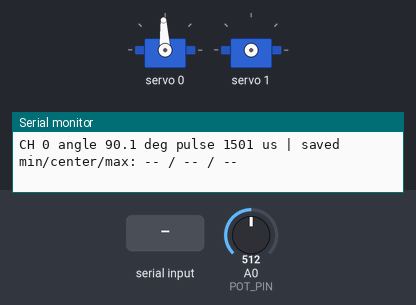
This sketch was run on a simulated Arduino Nano, built with avr-gcc and run on an emulated ATmega328P. Parts: 2 × servo, the last lines printed to the serial monitor. The inputs (shaded band) are chosen by the test bench; at power-on: A0 (POT_PIN) = 512.

Above: at 1.2 s.
1.3 s: A0 (POT_PIN) set to 170
At 2.8 s:
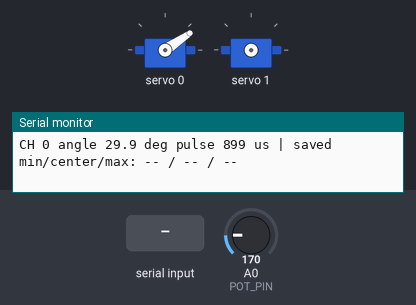
3.1 s: "CH,1\n" received over Serial
4.6 s: A0 (POT_PIN) set to 900
At 6.3 s:
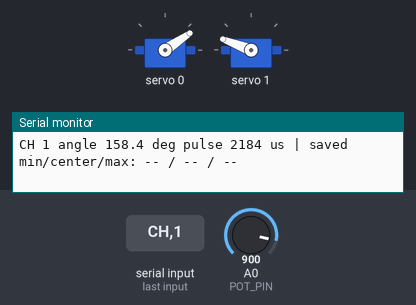
6.8 s: A0 (POT_PIN) set to 1023
At 7.5 s:
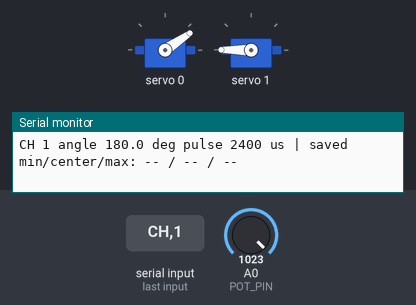
8.4 s: A0 (POT_PIN) set to 0
At 9.9 s:
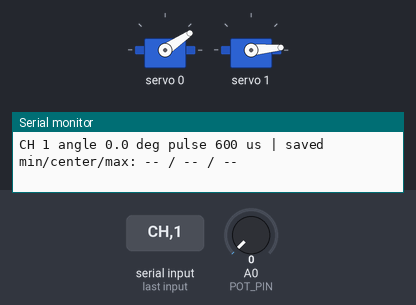
10.8 s: A0 (POT_PIN) set to 306
At 11.9 s:
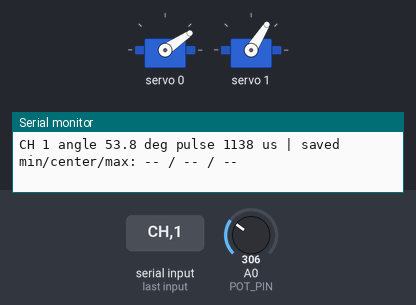
Timing chart, 0 to 13.6 s (numbered marks = the images above; inputs shaded):
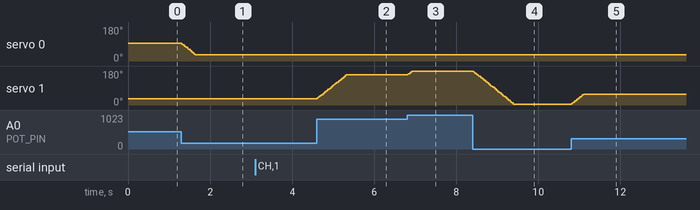

The sketch:

volt_servo_calibration_bench.ino
```cpp
/*
  VOLT servo calibration bench.

  Upload this sketch while measuring each servo's safe mechanical range.

  Hardware:
  - Arduino Nano connected to PCA9685 over I2C.
  - Potentiometer outside legs to 5V and GND, wiper to A0.
  - Servo signal on the selected PCA9685 channel.
  - Servo power must come from a separate high-current supply.
  - Arduino/PCA9685/servo supply grounds must be common.

  Serial monitor:
  - 115200 baud
  - Newline ending

  Commands:
    CH n       Select PCA9685 channel 0..11.
    MIN        Store the current pot angle as this servo's minimum.
    CENTER     Store the current pot angle as this servo's center.
    MAX        Store the current pot angle as this servo's maximum.
    PRINT      Print arrays ready to paste into volt_arduino_pca9685.ino.
    HELP       Print command help.

  Workflow:
  1. Send CH 0.
  2. Turn the pot slowly until the servo is at its safe minimum. Send MIN.
  3. Turn to the neutral/center pose. Send CENTER.
  4. Turn to the safe maximum. Send MAX.
  5. Repeat CH 1 through CH 11.
  6. Send PRINT and copy the arrays into the main firmware.
*/

#include <Wire.h>
#include <Adafruit_PWMServoDriver.h>

Adafruit_PWMServoDriver pwm = Adafruit_PWMServoDriver(0x40);

const uint8_t SERVO_COUNT = 12;
const uint8_t POT_PIN = A0;
const uint32_t BAUD_RATE = 115200;
const uint16_t SERVO_FREQ_HZ = 50;
const uint16_t SERVO_PERIOD_US = 1000000UL / SERVO_FREQ_HZ;

// Keep these the same as the main firmware while calibrating angle limits.
const uint16_t SERVO_MIN_US = 600;
const uint16_t SERVO_MAX_US = 2400;

// Limits for the bench sweep itself. Start conservative if the linkage is not
// installed yet. The values you store with MIN/CENTER/MAX come from this scale.
const float BENCH_MIN_DEG = 0.0;
const float BENCH_MAX_DEG = 180.0;

const uint16_t UPDATE_PERIOD_MS = 20;
const uint16_t PRINT_PERIOD_MS = 500;
const float MAX_DEG_PER_SECOND = 180.0;

uint8_t selectedChannel = 0;
float currentDeg = 90.0;
float targetDeg = 90.0;
uint32_t lastUpdateMs = 0;
uint32_t lastPrintMs = 0;

float minDeg[SERVO_COUNT];
float centerDeg[SERVO_COUNT];
float maxDeg[SERVO_COUNT];
bool hasMin[SERVO_COUNT];
bool hasCenter[SERVO_COUNT];
bool hasMax[SERVO_COUNT];

char lineBuffer[64];
uint8_t lineLength = 0;

float clampFloat(float value, float low, float high) {
  if (value < low) {
    return low;
  }
  if (value > high) {
    return high;
  }
  return value;
}

uint16_t pulseUsToTicks(uint16_t pulseUs) {
  return (uint32_t)pulseUs * 4096UL / SERVO_PERIOD_US;
}

uint16_t angleToPulseUs(float angleDeg) {
  angleDeg = clampFloat(angleDeg, BENCH_MIN_DEG, BENCH_MAX_DEG);
  float span = (float)(SERVO_MAX_US - SERVO_MIN_US);
  return SERVO_MIN_US + (uint16_t)(((angleDeg - BENCH_MIN_DEG) / (BENCH_MAX_DEG - BENCH_MIN_DEG)) * span + 0.5);
}

float readPotAngleDeg() {
  uint16_t raw = analogRead(POT_PIN);
  return BENCH_MIN_DEG + ((float)raw / 1023.0) * (BENCH_MAX_DEG - BENCH_MIN_DEG);
}

void writeSelectedServo(float angleDeg) {
  uint16_t pulseUs = angleToPulseUs(angleDeg);
  pwm.setPWM(selectedChannel, 0, pulseUsToTicks(pulseUs));
}

void initializeStoredValues() {
  for (uint8_t i = 0; i < SERVO_COUNT; ++i) {
    minDeg[i] = 0.0;
    centerDeg[i] = 90.0;
    maxDeg[i] = 180.0;
    hasMin[i] = false;
    hasCenter[i] = false;
    hasMax[i] = false;
  }
}

void printHelp() {
  Serial.println(F("Commands:"));
  Serial.println(F("  CH n    - select PCA9685 channel 0..11"));
  Serial.println(F("  MIN     - store current angle as minimum"));
  Serial.println(F("  CENTER  - store current angle as center"));
  Serial.println(F("  MAX     - store current angle as maximum"));
  Serial.println(F("  PRINT   - print arrays for main firmware"));
}

void printOneValue(float value) {
  Serial.print(value, 1);
}

void printFloatArray(const __FlashStringHelper *name, float values[SERVO_COUNT]) {
  Serial.print(F("const float "));
  Serial.print(name);
  Serial.println(F("[SERVO_COUNT] = {"));
  for (uint8_t row = 0; row < 4; ++row) {
    Serial.print(F("  "));
    for (uint8_t col = 0; col < 3; ++col) {
      uint8_t index = row * 3 + col;
      printOneValue(values[index]);
      if (index < SERVO_COUNT - 1) {
        Serial.print(F(", "));
      }
    }
    Serial.println();
  }
  Serial.println(F("};"));
}

void printArrays() {
  Serial.println();
  printFloatArray(F("SERVO_CENTER_DEG"), centerDeg);
  printFloatArray(F("SERVO_MIN_DEG"), minDeg);
  printFloatArray(F("SERVO_MAX_DEG"), maxDeg);
  Serial.println();
}

void printStatus() {
  uint16_t pulseUs = angleToPulseUs(currentDeg);
  Serial.print(F("CH "));
  Serial.print(selectedChannel);
  Serial.print(F(" angle "));
  Serial.print(currentDeg, 1);
  Serial.print(F(" deg pulse "));
  Serial.print(pulseUs);
  Serial.print(F(" us"));

  Serial.print(F(" | saved min/center/max: "));
  if (hasMin[selectedChannel]) {
    Serial.print(minDeg[selectedChannel], 1);
  } else {
    Serial.print(F("--"));
  }
  Serial.print(F(" / "));
  if (hasCenter[selectedChannel]) {
    Serial.print(centerDeg[selectedChannel], 1);
  } else {
    Serial.print(F("--"));
  }
  Serial.print(F(" / "));
  if (hasMax[selectedChannel]) {
    Serial.print(maxDeg[selectedChannel], 1);
  } else {
    Serial.print(F("--"));
  }
  Serial.println();
}

void selectChannel(uint8_t channel) {
  if (channel >= SERVO_COUNT) {
    Serial.println(F("ERR channel must be 0..11"));
    return;
  }

  pwm.setPWM(selectedChannel, 0, 0);
  selectedChannel = channel;
  currentDeg = readPotAngleDeg();
  targetDeg = currentDeg;
  writeSelectedServo(currentDeg);

  Serial.print(F("OK selected CH "));
  Serial.println(selectedChannel);
}

void storeCurrentAs(const char *label) {
  float angle = currentDeg;

  if (strcmp(label, "MIN") == 0) {
    minDeg[selectedChannel] = angle;
    hasMin[selectedChannel] = true;
  } else if (strcmp(label, "CENTER") == 0) {
    centerDeg[selectedChannel] = angle;
    hasCenter[selectedChannel] = true;
  } else if (strcmp(label, "MAX") == 0) {
    maxDeg[selectedChannel] = angle;
    hasMax[selectedChannel] = true;
  }

  Serial.print(F("OK CH "));
  Serial.print(selectedChannel);
  Serial.print(F(" "));
  Serial.print(label);
  Serial.print(F(" = "));
  Serial.print(angle, 1);
  Serial.println(F(" deg"));
}

void parseCommand(char *line) {
  char *cursor = NULL;
  char *command = strtok_r(line, " ,\t", &cursor);
  if (command == NULL) {
    return;
  }

  if (strcmp(command, "CH") == 0) {
    char *token = strtok_r(NULL, " ,\t", &cursor);
    if (token == NULL) {
      Serial.println(F("ERR missing channel"));
      return;
    }
    selectChannel((uint8_t)atoi(token));
    return;
  }

  if (strcmp(command, "MIN") == 0 || strcmp(command, "CENTER") == 0 || strcmp(command, "MAX") == 0) {
    storeCurrentAs(command);
    return;
  }

  if (strcmp(command, "PRINT") == 0) {
    printArrays();
    return;
  }

  if (strcmp(command, "HELP") == 0) {
    printHelp();
    return;
  }

  Serial.println(F("ERR unknown command"));
}

void readSerialLines() {
  while (Serial.available() > 0) {
    char c = (char)Serial.read();
    if (c == '\r') {
      continue;
    }

    if (c == '\n') {
      lineBuffer[lineLength] = '\0';
      if (lineLength > 0) {
        parseCommand(lineBuffer);
      }
      lineLength = 0;
      continue;
    }

    if (lineLength < sizeof(lineBuffer) - 1) {
      lineBuffer[lineLength++] = c;
    } else {
      lineLength = 0;
      Serial.println(F("ERR line too long"));
    }
  }
}

void updateServoFromPot() {
  uint32_t now = millis();
  if (now - lastUpdateMs < UPDATE_PERIOD_MS) {
    return;
  }

  float dt = (now - lastUpdateMs) * 0.001;
  lastUpdateMs = now;

  targetDeg = readPotAngleDeg();
  float maxStep = MAX_DEG_PER_SECOND * dt;
  float error = targetDeg - currentDeg;
  if (error > maxStep) {
    error = maxStep;
  } else if (error < -maxStep) {
    error = -maxStep;
  }

  currentDeg += error;
  writeSelectedServo(currentDeg);
}

void setup() {
  Serial.begin(BAUD_RATE);
  Wire.begin();
  pwm.begin();
  pwm.setPWMFreq(SERVO_FREQ_HZ);
  delay(10);

  initializeStoredValues();
  currentDeg = readPotAngleDeg();
  targetDeg = currentDeg;
  writeSelectedServo(currentDeg);
  lastUpdateMs = millis();
  lastPrintMs = millis();

  Serial.println(F("OK VOLT_SERVO_CALIBRATION_BENCH_READY"));
  printHelp();
}

void loop() {
  readSerialLines();
  updateServoFromPot();

  uint32_t now = millis();
  if (now - lastPrintMs >= PRINT_PERIOD_MS) {
    lastPrintMs = now;
    printStatus();
  }
}
```

Measured:
- after the input at 1.3 s, servo 0: moves from 93° to 34° over 0.32 s, starting at once
- after the input at 4.6 s, servo 1: moves from 34° to 159° over 0.70 s, starting at once
- after the input at 6.8 s, servo 1: 159° → 180° at once
- after the input at 8.4 s, servo 1: moves from 180° to 5° over 0.98 s, starting at once
- after the input at 10.8 s, servo 1: moves from 5° to 58° over 0.30 s, starting at once
